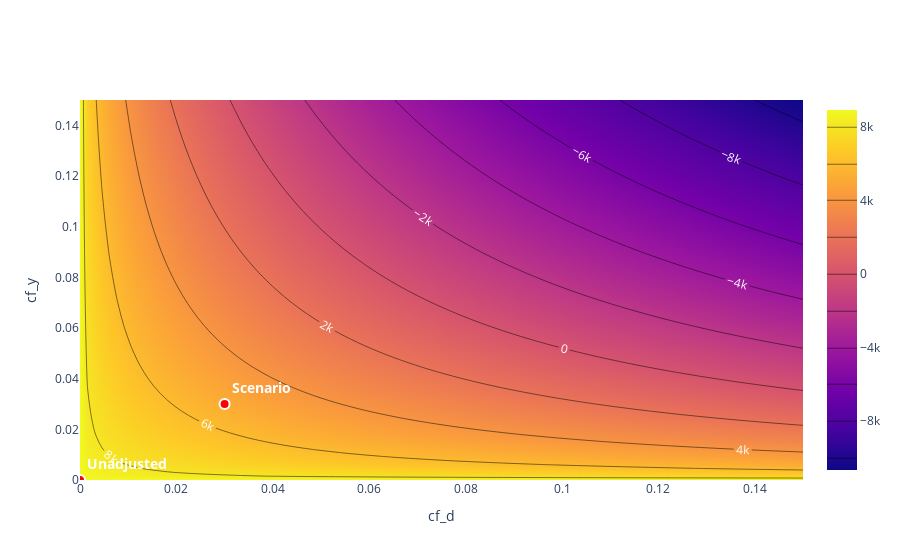

Notebook code for this chart:
### Code cell
dml_plr.sensitivity_plot()
